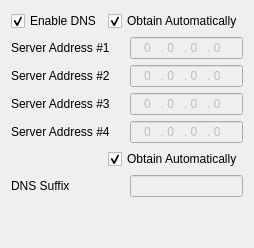
     <widget class="QWidget" name="tabNameResolution">
      <attribute name="title">
       <string>NameResolution</string>
      </attribute>
      <layout class="QGridLayout">
       <item row="0" column="0" colspan="2">
        <layout class="QHBoxLayout">
         <item>
          <widget class="QCheckBox" name="checkBoxDNSEnable">
           <property name="text">
            <string>Enable DNS</string>
           </property>
           <property name="checked">
            <bool>true</bool>
           </property>
          </widget>
         </item>
         <item>
          <widget class="QCheckBox" name="checkBoxDNSAuto">
           <property name="text">
            <string>Obtain Automatically</string>
           </property>
           <property name="checked">
            <bool>true</bool>
           </property>
          </widget>
         </item>
        </layout>
       </item>
       <item row="1" column="0" colspan="2">
        <layout class="QHBoxLayout">
         <item>
          <widget class="QLabel" name="textLabelDNSServer1">
           <property name="text">
            <string>Server Address #1</string>
           </property>
           <property name="wordWrap">
            <bool>false</bool>
           </property>
          </widget>
         </item>
         <item>
          <widget class="QLineEdit" name="lineEditDNSServer1">
           <property name="enabled">
            <bool>false</bool>
           </property>
           <property name="sizePolicy">
            <sizepolicy hsizetype="Preferred" vsizetype="Fixed">
             <horstretch>0</horstretch>
             <verstretch>0</verstretch>
            </sizepolicy>
           </property>
           <property name="inputMask">
            <string>009 . 009 . 009 . 009</string>
           </property>
           <property name="text">
            <string>0 . 0 . 0 . 0</string>
           </property>
           <property name="alignment">
            <set>Qt::AlignHCenter</set>
           </property>
          </widget>
         </item>
        </layout>
       </item>
       <item row="2" column="0" colspan="2">
        <layout class="QHBoxLayout">
         <item>
          <widget class="QLabel" name="textLabelDNSServer2">
           <property name="text">
            <string>Server Address #2</string>
           </property>
           <property name="wordWrap">
            <bool>false</bool>
           </property>
          </widget>
         </item>
         <item>
          <widget class="QLineEdit" name="lineEditDNSServer2">
           <property name="enabled">
            <bool>false</bool>
           </property>
           <property name="sizePolicy">
            <sizepolicy hsizetype="Preferred" vsizetype="Fixed">
             <horstretch>0</horstretch>
             <verstretch>0</verstretch>
            </sizepolicy>
           </property>
           <property name="inputMask">
            <string>009 . 009 . 009 . 009</string>
           </property>
           <property name="text">
            <string>0 . 0 . 0 . 0</string>
           </property>
           <property name="alignment">
            <set>Qt::AlignHCenter</set>
           </property>
          </widget>
         </item>
        </layout>
       </item>
       <item row="3" column="0" colspan="2">
        <layout class="QHBoxLayout">
         <item>
          <widget class="QLabel" name="textLabelDNSServer3">
           <property name="text">
            <string>Server Address #3</string>
           </property>
           <property name="wordWrap">
            <bool>false</bool>
           </property>
          </widget>
         </item>
         <item>
          <widget class="QLineEdit" name="lineEditDNSServer3">
           <property name="enabled">
            <bool>false</bool>
           </property>
           <property name="sizePolicy">
            <sizepolicy hsizetype="Preferred" vsizetype="Fixed">
             <horstretch>0</horstretch>
             <verstretch>0</verstretch>
            </sizepolicy>
           </property>
           <property name="inputMask">
            <string>009 . 009 . 009 . 009</string>
           </property>
           <property name="text">
            <string>0 . 0 . 0 . 0</string>
           </property>
           <property name="alignment">
            <set>Qt::AlignHCenter</set>
           </property>
          </widget>
         </item>
        </layout>
       </item>
       <item row="4" column="0" colspan="2">
        <layout class="QHBoxLayout">
         <item>
          <widget class="QLabel" name="textLabelDNSServer4">
           <property name="text">
            <string>Server Address #4</string>
           </property>
           <property name="wordWrap">
            <bool>false</bool>
           </property>
          </widget>
         </item>
         <item>
          <widget class="QLineEdit" name="lineEditDNSServer4">
           <property name="enabled">
            <bool>false</bool>
           </property>
           <property name="sizePolicy">
            <sizepolicy hsizetype="Preferred" vsizetype="Fixed">
             <horstretch>0</horstretch>
             <verstretch>0</verstretch>
            </sizepolicy>
           </property>
           <property name="inputMask">
            <string>009 . 009 . 009 . 009</string>
           </property>
           <property name="text">
            <string>0 . 0 . 0 . 0</string>
           </property>
           <property name="alignment">
            <set>Qt::AlignHCenter</set>
           </property>
          </widget>
         </item>
        </layout>
       </item>
       <item row="5" column="1">
        <widget class="QCheckBox" name="checkBoxSuffixAuto">
         <property name="text">
          <string>Obtain Automatically</string>
         </property>
         <property name="checked">
          <bool>true</bool>
         </property>
        </widget>
       </item>
       <item row="6" column="0" colspan="2">
        <layout class="QHBoxLayout">
         <item>
          <widget class="QLabel" name="textLabelDNSSuffix">
           <property name="text">
            <string>DNS Suffix</string>
           </property>
           <property name="wordWrap">
            <bool>false</bool>
           </property>
          </widget>
         </item>
         <item>
          <widget class="QLineEdit" name="lineEditDNSSuffix">
           <property name="enabled">
            <bool>false</bool>
           </property>
           <property name="sizePolicy">
            <sizepolicy hsizetype="Preferred" vsizetype="Fixed">
             <horstretch>0</horstretch>
             <verstretch>0</verstretch>
            </sizepolicy>
           </property>
          </widget>
         </item>
        </layout>
       </item>
       <item row="7" column="0">
        <spacer>
         <property name="orientation">
          <enum>Qt::Vertical</enum>
         </property>
         <property name="sizeHint" stdset="0">
          <size>
           <width>20</width>
           <height>40</height>
          </size>
         </property>
        </spacer>
       </item>
      </layout>
     </widget>
